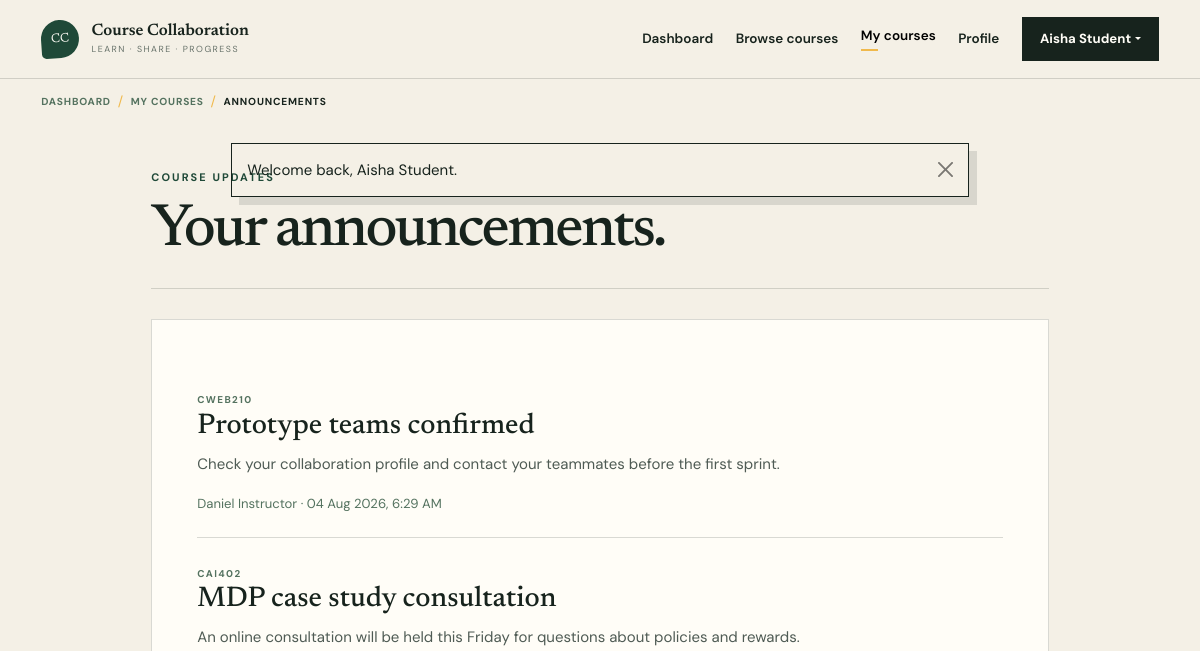
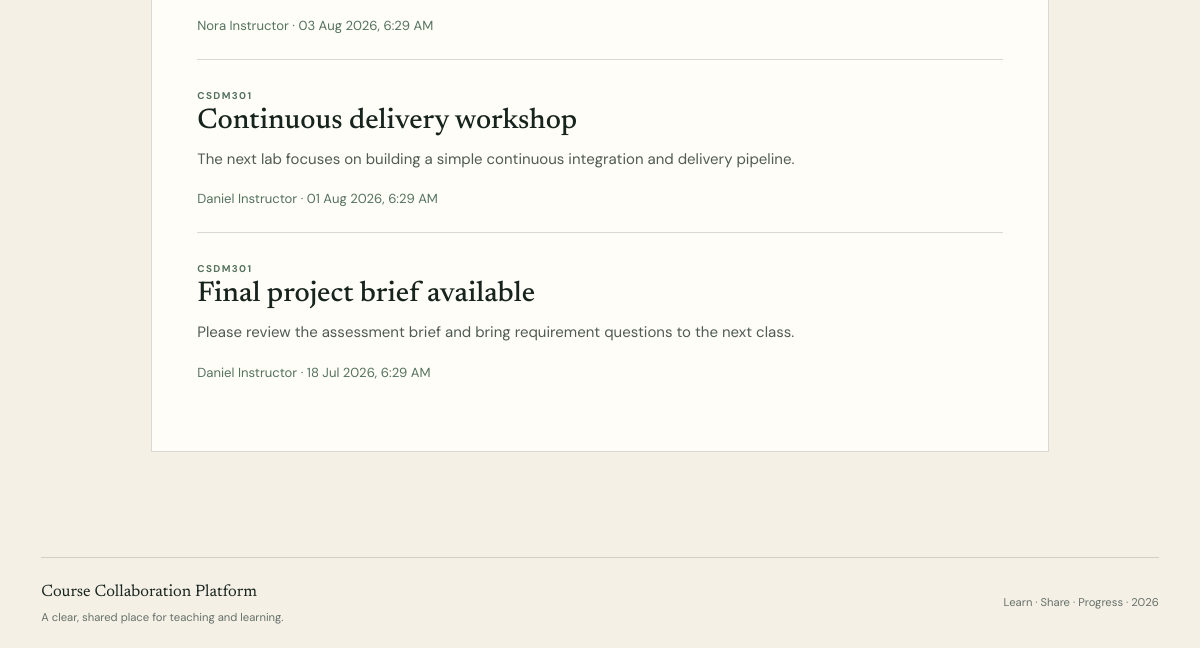
/student/announcements.php (signed in), run on an earlier commit of the app's database (2 pictures, top to bottom).
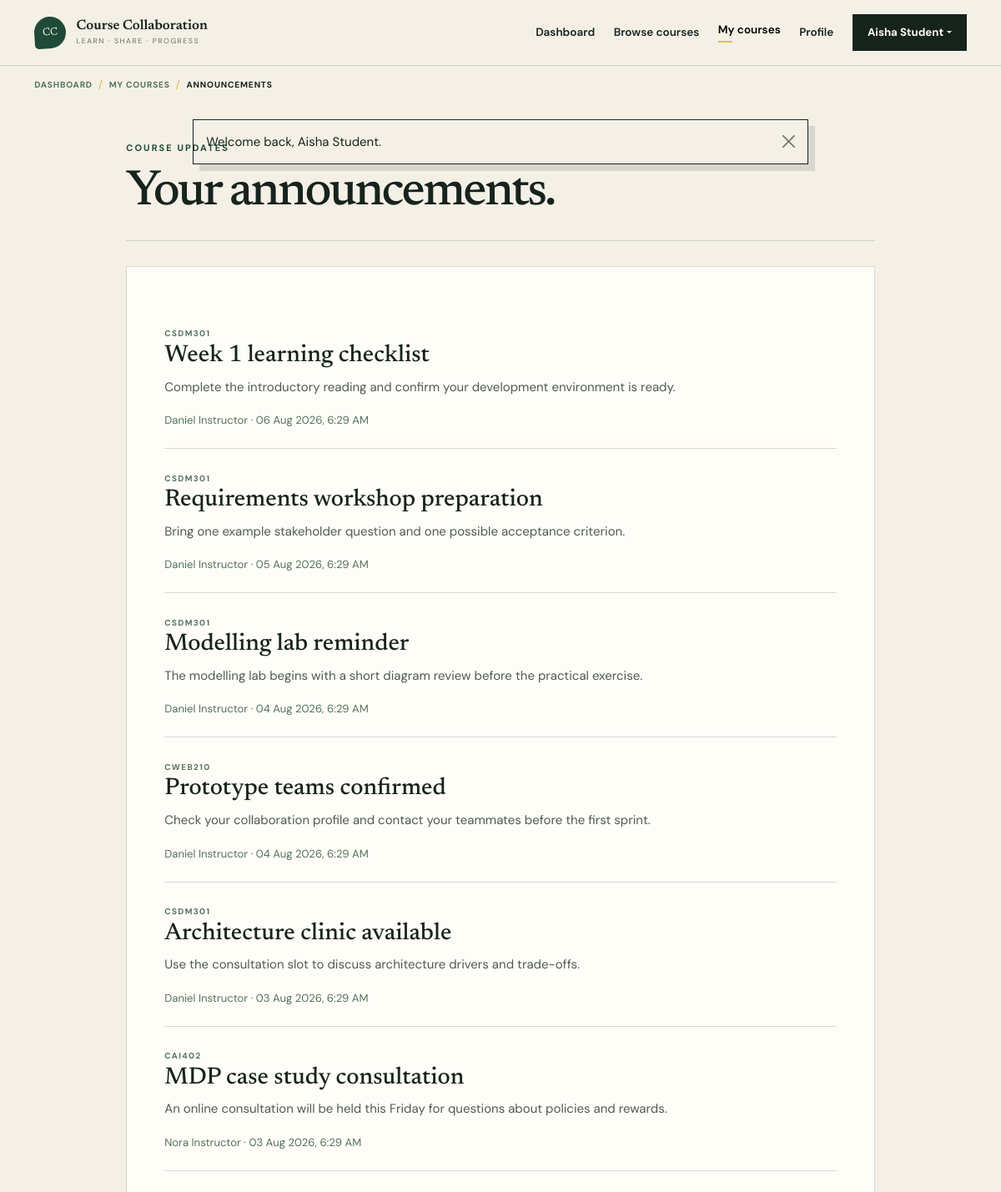
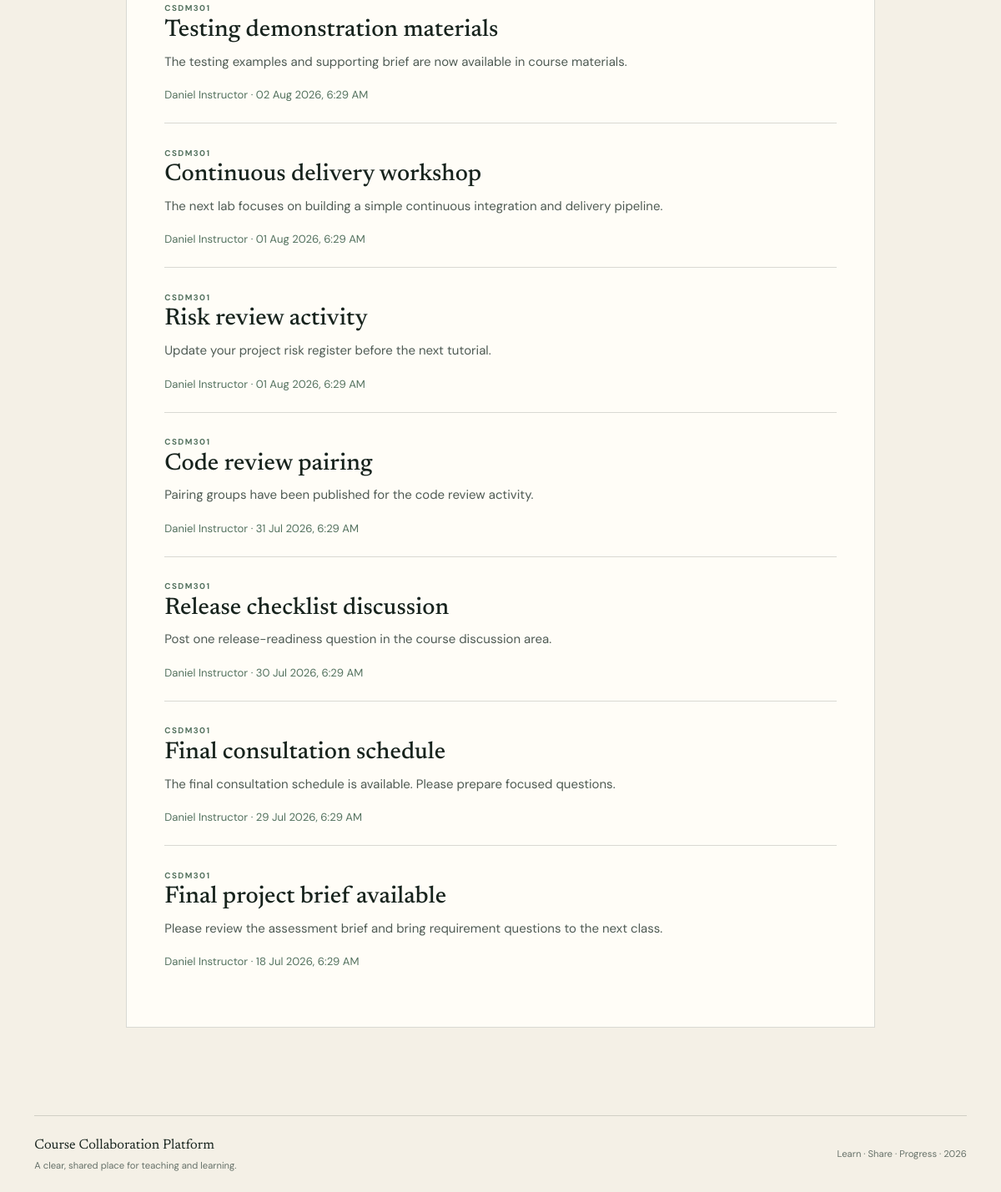
And on a later commit of the database (2 pictures, top to bottom).
### tables this page shows
CREATE TABLE announcements (
    id BIGINT UNSIGNED AUTO_INCREMENT PRIMARY KEY,
    course_id BIGINT UNSIGNED NOT NULL,
    author_id BIGINT UNSIGNED NOT NULL,
    title VARCHAR(180) NOT NULL,
    content TEXT NOT NULL,
    posted_at TIMESTAMP NOT NULL DEFAULT CURRENT_TIMESTAMP,
    updated_at TIMESTAMP NOT NULL DEFAULT CURRENT_TIMESTAMP ON UPDATE CURRENT_TIMESTAMP,
    KEY idx_announcements_course_date (course_id, posted_at),
    KEY idx_announcements_author (author_id),
    CONSTRAINT fk_announcements_course
        FOREIGN KEY (course_id) REFERENCES courses(id)
        ON UPDATE CASCADE ON DELETE CASCADE,
    CONSTRAINT fk_announcements_author
        FOREIGN KEY (author_id) REFERENCES users(id)
        ON UPDATE CASCADE ON DELETE RESTRICT
);

CREATE TABLE courses (
    id BIGINT UNSIGNED AUTO_INCREMENT PRIMARY KEY,
    instructor_id BIGINT UNSIGNED NOT NULL,
    course_code VARCHAR(30) NOT NULL,
    title VARCHAR(180) NOT NULL,
    description TEXT NULL,
    is_published TINYINT(1) NOT NULL DEFAULT 1,
    created_at TIMESTAMP NOT NULL DEFAULT CURRENT_TIMESTAMP,
    updated_at TIMESTAMP NOT NULL DEFAULT CURRENT_TIMESTAMP ON UPDATE CURRENT_TIMESTAMP,
    UNIQUE KEY uq_courses_code (course_code),
    KEY idx_courses_instructor (instructor_id),
    CONSTRAINT fk_courses_instructor
        FOREIGN KEY (instructor_id) REFERENCES users(id)
        ON UPDATE CASCADE ON DELETE RESTRICT
);

CREATE TABLE users (
    id BIGINT UNSIGNED AUTO_INCREMENT PRIMARY KEY,
    full_name VARCHAR(120) NOT NULL,
    email VARCHAR(190) NOT NULL,
    password_hash VARCHAR(255) NOT NULL,
    role ENUM('student', 'instructor') NOT NULL DEFAULT 'student',
    is_active TINYINT(1) NOT NULL DEFAULT 1,
    created_at TIMESTAMP NOT NULL DEFAULT CURRENT_TIMESTAMP,
    updated_at TIMESTAMP NOT NULL DEFAULT CURRENT_TIMESTAMP ON UPDATE CURRENT_TIMESTAMP,
    UNIQUE KEY uq_users_email (email),
    KEY idx_users_role (role)
);

### config/app.php (called while the page is built, shortened)
<?php
function url(string $path = ''): string
{
    return BASE_URL . ($path !== '' ? '/' . ltrim($path, '/') : '');
}
function e(?string $value): string
{
    return htmlspecialchars($value ?? '', ENT_QUOTES | ENT_SUBSTITUTE, 'UTF-8');
}

### includes/auth.php (called while the page is built, shortened)
<?php
require_once __DIR__ . '/../config/app.php';
require_once __DIR__ . '/../config/database.php';
function current_user(): ?array
{
    return isset($_SESSION['user']) && is_array($_SESSION['user']) ? $_SESSION['user'] : null;
}
function pull_flashes(): array
{
    $flashes = $_SESSION['flashes'] ?? [];
    return is_array($flashes) ? $flashes : [];
}
function dashboard_path(array $user): string
{
    return ($user['role'] ?? '') === 'instructor' ? 'instructor/dashboard.php' : 'student/dashboard.php';
}
function format_datetime(?string $value, string $fallback = 'Not available'): string
{
    $timestamp = strtotime($value);
    return $timestamp === false ? $fallback : date('d M Y, g:i A', $timestamp);
}

### config/database.php (called while the page is built, shortened)
<?php
function database(): PDO
{
    static $connection = null;
    $host = getenv('DB_HOST') ?: '127.0.0.1';
    $port = getenv('DB_PORT') ?: '3306';
    $name = getenv('DB_NAME') ?: 'course_collaboration';
    $username = getenv('DB_USER') ?: 'root';
    $password = getenv('DB_PASS') ?: '';
    $dsn = "mysql:host={$host};port={$port};dbname={$name};charset=utf8mb4";
    try {
        $connection = new PDO($dsn, $username, $password, [
            PDO::ATTR_ERRMODE => PDO::ERRMODE_EXCEPTION,
            PDO::ATTR_DEFAULT_FETCH_MODE => PDO::FETCH_ASSOC,
            PDO::ATTR_EMULATE_PREPARES => false,
        ]);
    } catch (PDOException $exception) {
        error_log('Database connection failed: ' . $exception->getMessage());
        throw new RuntimeException('Unable to connect to the database. Check the application configuration.');
    }
    return $connection;
}

### student/announcements.php (the view, shortened to what this page needs)
<?php
require_once __DIR__ . '/../includes/auth.php';
$user = require_role('student');
$statement = database()->prepare(
    'SELECT an.*, c.course_code, c.title AS course_title, u.full_name AS author_name
     FROM announcements an
     JOIN courses c ON c.id = an.course_id
     JOIN users u ON u.id = an.author_id
     JOIN enrolments e
       ON e.course_id = c.id
      AND e.student_id = :student
      AND e.status = :status
     ORDER BY an.posted_at DESC'
);
$statement->execute([
    'student' => $user['id'],
    'status' => 'active',
]);
$announcements = $statement->fetchAll();
$pageTitle = 'Announcements';
$activePage = 'my-courses';
require __DIR__ . '/../includes/header.php';
?>
<section class="app-shell">
    <div class="container narrow-container">
        <div class="page-heading">
            <div>
                <p class="eyebrow">Course updates</p>
                <h1>Your announcements.</h1>
            </div>
        </div>
        <div class="content-panel">
            <?php if ($announcements === []): ?>
                <div class="empty-state">
                    <p>No announcements from your enrolled courses.</p>
                </div>
            <?php else: ?>
                <?php foreach ($announcements as $announcement): ?>
                    <article class="announcement">
                        <span class="course-code"><?= e($announcement['course_code']) ?></span>
                        <h2><?= e($announcement['title']) ?></h2>
                        <p><?= nl2br(e($announcement['content'])) ?></p>
                        <small>
                            <?= e($announcement['author_name']) ?>
                            &middot;
                            <?= e(format_datetime($announcement['posted_at'])) ?>
                        </small>
                    </article>
                <?php endforeach; ?>
            <?php endif; ?>
        </div>
    </div>
</section>
<?php require __DIR__ . '/../includes/footer.php'; ?>

### includes/header.php (shortened to what this page needs)
<?php
require_once __DIR__ . '/auth.php';
$pageTitle = $pageTitle ?? 'Learn together';
$activePage = $activePage ?? 'home';
$authenticatedUser = current_user();
$flashes = pull_flashes();
$breadcrumbSections = [
    'browse-courses' => ['label' => 'Browse courses', 'url' => url('student/courses.php')],
    'my-courses' => ['label' => 'My courses', 'url' => url('student/enrolled.php')],
    'instructor-courses' => ['label' => 'My courses', 'url' => url('instructor/courses.php')],
];
$breadcrumbs = [];
if ($activePage !== 'home') {
    $isDashboard = in_array($activePage, ['student-dashboard', 'instructor-dashboard'], true);
    if ($authenticatedUser !== null) {
        $breadcrumbs[] = [
            'label' => 'Dashboard',
            'url' => $isDashboard ? null : url(dashboard_path($authenticatedUser)),
        ];
    } else {
        $breadcrumbs[] = ['label' => 'Home', 'url' => url()];
    }
    if (!$isDashboard) {
        $section = $breadcrumbSections[$activePage] ?? null;
        if ($section !== null && $section['label'] !== $pageTitle) {
            $breadcrumbs[] = $section;
        }
        $breadcrumbs[] = ['label' => $pageTitle, 'url' => null];
    }
}
?>
<!doctype html>
<html lang="en">
<head>
    <link href="https://cdn.jsdelivr.net/npm/bootstrap@5.3.3/dist/css/bootstrap.min.css" rel="stylesheet">
    <link rel="stylesheet" href="<?= e(url('assets/css/style.css')) ?>">
</head>
<body>
<header class="site-header">
    <nav class="navbar navbar-expand-lg" aria-label="Main navigation">
        <div class="container py-2">
            <a class="navbar-brand brand-lockup" href="<?= e(url()) ?>" aria-label="Course Collaboration Platform home">
                <span class="brand-mark" aria-hidden="true">CC</span>
                <span>
                    <strong>Course Collaboration</strong>
                    <small>Learn &middot; Share &middot; Progress</small>
                </span>
            </a>
            <div class="collapse navbar-collapse" id="mainNavigation">
                <ul class="navbar-nav ms-auto align-items-lg-center gap-lg-2">
                    <?php if ($authenticatedUser === null): ?>
                        <li class="nav-item">
                            <a class="nav-link <?= $activePage === 'home' ? 'active' : '' ?>" <?= $activePage === 'home' ? 'aria-current="page"' : '' ?> href="<?= e(url()) ?>">Home</a>
                        </li>
                        <li class="nav-item"><a class="nav-link <?= $activePage === 'login' ? 'active' : '' ?>" href="<?= e(url('auth/login.php')) ?>">Sign in</a></li>
                        <li class="nav-item ms-lg-2"><a class="btn btn-ink" href="<?= e(url('auth/register.php')) ?>">Create account</a></li>
                    <?php elseif ($authenticatedUser['role'] === 'student'): ?>
                        <li class="nav-item"><a class="nav-link <?= $activePage === 'student-dashboard' ? 'active' : '' ?>" href="<?= e(url('student/dashboard.php')) ?>">Dashboard</a></li>
                        <li class="nav-item"><a class="nav-link <?= $activePage === 'browse-courses' ? 'active' : '' ?>" href="<?= e(url('student/courses.php')) ?>">Browse courses</a></li>
                        <li class="nav-item"><a class="nav-link <?= $activePage === 'my-courses' ? 'active' : '' ?>" href="<?= e(url('student/enrolled.php')) ?>">My courses</a></li>
                        <li class="nav-item"><a class="nav-link <?= $activePage === 'student-profile' ? 'active' : '' ?>" href="<?= e(url('student/profile.php')) ?>">Profile</a></li>
                    <?php endif; ?>
                    <?php if ($authenticatedUser !== null): ?>
                        <li class="nav-item dropdown ms-lg-2">
                            <button class="btn btn-ink dropdown-toggle" data-bs-toggle="dropdown" type="button" aria-expanded="false"><?= e($authenticatedUser['full_name']) ?></button>
                        </li>
                    <?php endif; ?>
                </ul>
            </div>
        </div>
    </nav>
</header>
<?php if ($breadcrumbs !== []): ?>
    <nav class="breadcrumb-bar" aria-label="Breadcrumb">
        <div class="container">
            <ol class="app-breadcrumb">
                <?php foreach ($breadcrumbs as $breadcrumb): ?>
                    <li>
                        <?php if ($breadcrumb['url'] !== null): ?>
                            <a href="<?= e($breadcrumb['url']) ?>"><?= e($breadcrumb['label']) ?></a>
                        <?php else: ?>
                            <span aria-current="page"><?= e($breadcrumb['label']) ?></span>
                        <?php endif; ?>
                    </li>
                <?php endforeach; ?>
            </ol>
        </div>
    </nav>
<?php endif; ?>
<?php if ($flashes !== []): ?>
    <div class="flash-stack container" aria-live="polite">
        <?php foreach ($flashes as $flash): ?>
            <div class="alert alert-
            <?= e(in_array($flash['type'], ['success', 'danger', 'warning', 'info'], true) ?
            $flash['type'] : 'info') ?> alert-dismissible fade show" role="alert">
                <?= e($flash['message']) ?>
                <button type="button" class="btn-close" data-bs-dismiss="alert" aria-label="Close"></button>
            </div>
        <?php endforeach; ?>
    </div>
<?php endif; ?>
<main id="main-content">

### includes/footer.php (shortened to what this page needs)
    </main>
    <footer class="site-footer">
        <div class="container">
            <div class="footer-rule"></div>
            <div class="row align-items-center gy-3 py-4">
                <div class="col-md-7">
                    <p class="footer-title mb-1">Course Collaboration Platform</p>
                    <p class="footer-copy mb-0">A clear, shared place for teaching and learning.</p>
                </div>
                <div class="col-md-5 text-md-end">
                    <p class="footer-copy mb-0">Learn · Share · Progress · <span data-current-year><?= date('Y') ?></span></p>
                </div>
            </div>
        </div>
    </footer>
</body>
</html>

### assets/css/style.css (style rules this page uses)
:root { --ink: #17231d; --forest: #1f4938; --moss: #54725f; --sun: #f0b94c; --cream: #f4f0e6; --paper: #fffdf7; --line: rgba(23, 35, 29, 0.16); --muted: #667169; --display: "Newsreader", Georgia, serif; --body: "DM Sans", sans-serif; }
html { font-size: 15px; scroll-behavior: smooth; }
body { background: var(--cream); color: var(--ink); font-family: var(--body); overflow-x: hidden; -webkit-font-smoothing: antialiased; }
.site-header { background: rgba(244, 240, 230, .9); border-bottom: 1px solid var(--line); backdrop-filter: blur(14px); position: relative; z-index: 20; }
.breadcrumb-bar { background: transparent; }
.app-breadcrumb { align-items: center; display: flex; flex-wrap: wrap; gap: .45rem; list-style: none; margin: 0; min-height: 0; padding: .85rem 0 .275rem; }
.app-breadcrumb li { align-items: center; color: var(--muted); display: inline-flex; font-size: .68rem; font-weight: 700; letter-spacing: .08em; text-transform: uppercase; }
.app-breadcrumb li + li::before { color: var(--sun); content: "/"; font-size: .92rem; font-weight: 400; margin-right: .45rem; }
.app-breadcrumb a { color: var(--moss); text-decoration: none; }
.app-breadcrumb [aria-current="page"] { color: var(--ink); max-width: min(38rem, 70vw); overflow: hidden; text-overflow: ellipsis; white-space: nowrap; }
.brand-lockup { align-items: center; display: flex; gap: .8rem; white-space: normal; }
.brand-lockup > span:last-child { display: flex; flex-direction: column; line-height: 1.05; }
.brand-lockup strong { color: var(--ink); font-family: var(--display); font-size: 1.1rem; font-weight: 600; }
.brand-lockup small { color: var(--muted); font-size: .59rem; letter-spacing: .17em; margin-top: .32rem; text-transform: uppercase; }
.brand-mark { align-items: center; background: var(--forest); border-radius: 50% 50% 50% 12%; color: var(--paper); display: inline-flex; font-family: var(--display); font-size: .85rem; height: 2.55rem; justify-content: center; transform: rotate(-4deg); width: 2.55rem; }
.nav-link { color: var(--ink); font-size: .9rem; font-weight: 600; }
.nav-link:hover, .nav-link.active { color: var(--forest); }
.nav-link.active::after { background: var(--sun); content: ""; display: block; height: 2px; margin-top: .2rem; width: 1.15rem; }
.btn { border-radius: 0; font-size: .88rem; font-weight: 700; padding: .76rem 1.15rem; }
.btn-ink { background: var(--ink); color: var(--paper); }
.eyebrow { color: var(--forest); font-size: .73rem; font-weight: 700; letter-spacing: .19em; margin-bottom: 1.25rem; text-transform: uppercase; }
.site-footer { background: var(--cream); }
.footer-rule { border-top: 1px solid var(--line); }
.footer-title { font-family: var(--display); font-size: 1.1rem; }
.footer-copy { color: var(--muted); font-size: .75rem; }
.flash-stack { left: 50%; max-width: 760px; position: fixed; top: 6.2rem; transform: translateX(-50%); width: calc(100% - 2rem); z-index: 1080; }
.breadcrumb-bar + .flash-stack { top: 9.5rem; }
.flash-stack .alert { border: 1px solid currentColor; border-radius: 0; box-shadow: 8px 8px 0 rgba(23,35,29,.12); }
.app-shell { min-height: calc(100vh - 172px); padding: 3.5rem 0 7rem; }
.page-heading { align-items: end; border-bottom: 1px solid var(--line); display: flex; gap: 2rem; justify-content: space-between; margin-bottom: 2rem; padding-bottom: 2rem; }
.page-heading h1 { font-family: var(--display); font-size: clamp(2.7rem, 5vw, 5.1rem); letter-spacing: -.045em; line-height: .9; margin: 0; }
.content-panel { background: var(--paper); border: 1px solid var(--line); padding: clamp(1.5rem, 4vw, 3rem); }
.narrow-container { max-width: 920px; }
.course-code { color: var(--moss); font-size: .66rem; font-weight: 700; letter-spacing: .14em; text-transform: uppercase; }
.announcement { border-bottom: 1px solid var(--line); padding: 1.5rem 0; }
.announcement:last-child { border-bottom: 0; }
.announcement h2, .announcement h3 { font-family: var(--display); font-size: 1.9rem; }
.announcement p { color: #4f5b54; line-height: 1.7; }
.announcement small { color: var(--moss); }

What changed in the data, as far as the page shows it:
added announcements: course.course_code "CSDM301", title "Week 1 learning checklist", content "Complete the introductory reading and confirm your development environment is ready.", author.full_name "Daniel Instructor", posted_at "06 Aug 2026, 6:29 AM"
added announcements: course.course_code "CSDM301", title "Requirements workshop preparation", content "Bring one example stakeholder question and one possible acceptance criterion.", author.full_name "Daniel Instructor", posted_at "05 Aug 2026, 6:29 AM"
added announcements: course.course_code "CSDM301", title "Modelling lab reminder", content "The modelling lab begins with a short diagram review before the practical exercise.", author.full_name "Daniel Instructor", posted_at "04 Aug 2026, 6:29 AM"
added announcements: course.course_code "CSDM301", title "Architecture clinic available", content "Use the consultation slot to discuss architecture drivers and trade-offs.", author.full_name "Daniel Instructor", posted_at "03 Aug 2026, 6:29 AM"
added announcements: course.course_code "CSDM301", title "Testing demonstration materials", content "The testing examples and supporting brief are now available in course materials.", author.full_name "Daniel Instructor", posted_at "02 Aug 2026, 6:29 AM"
added announcements: course.course_code "CSDM301", title "Risk review activity", content "Update your project risk register before the next tutorial.", author.full_name "Daniel Instructor", posted_at "01 Aug 2026, 6:29 AM"
added announcements: course.course_code "CSDM301", title "Code review pairing", content "Pairing groups have been published for the code review activity.", author.full_name "Daniel Instructor", posted_at "31 Jul 2026, 6:29 AM"
added announcements: course.course_code "CSDM301", title "Release checklist discussion", content "Post one release-readiness question in the course discussion area.", author.full_name "Daniel Instructor", posted_at "30 Jul 2026, 6:29 AM"
added announcements: course.course_code "CSDM301", title "Final consultation schedule", content "The final consultation schedule is available. Please prepare focused questions.", author.full_name "Daniel Instructor", posted_at "29 Jul 2026, 6:29 AM"
